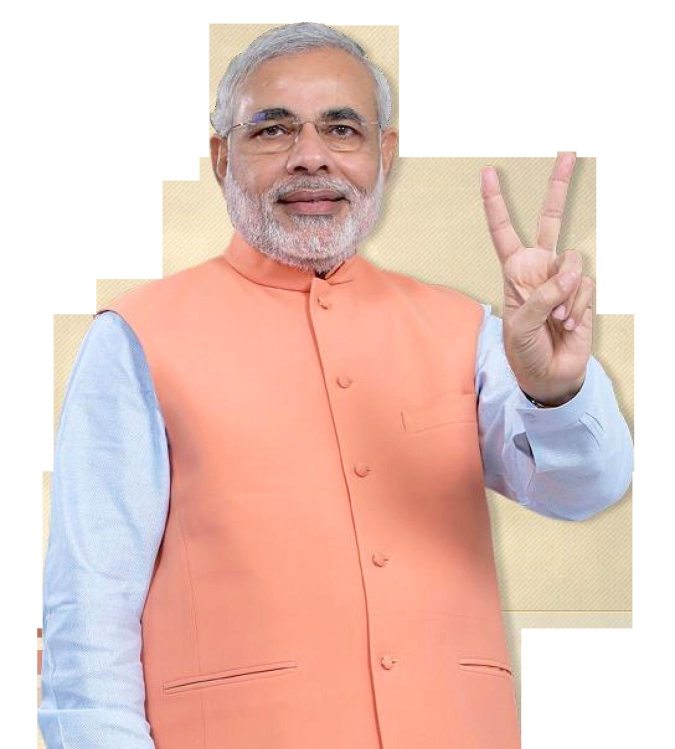
#> input picture renaming_resizing_images/add_textInImage/testingImages/1.jpg, 1350 x 1498 px, given in place of 700, which was not available (shown at 1/2 size); the run also reads 1 picture not shown here
$ python finalConverter.py
#> lines starting #> are read from the running program, lines starting #| are printed output that depends on the picture
## Installation of PIL file
## Run this script in the . dir
## installation from source
#wget https://github.com/python-pillow/Pillow/archive/master.zip
#unzip master.zip
#cd Pillow-master/
#python setup.py install
#python3
# >>>import PIL "check PIL"
#ctrl + d

from PIL import Image
import os

## os is mainly used for the change/Move in directory
## create dirs for the images
def create_project_dirs(directory):
    if not os.path.exists(directory):
        print('create project ' + directory)
        os.makedirs(directory)


# create function for the directory
# create_project_dirs('300')
create_project_dirs('700')
create_project_dirs('compressed')

## resize images in which you want
# size_300 = (300,300) ## 300 pixel file sizes
size_700 = (700,700) ## 700 pixel file sizes

##
for f in os.listdir('.'):
    if f.endswith('.jpg'):
        i = Image.open(f)               ## creating an image object of each image
        fn, fext = os.path.splitext(f)  ## split the fist name for each image
        # print(fn)
        # print(fext)
        i.save('compressed/{}{}'.format(fn,fext)) ##Now save them in .png image with same as fist name
        # i.thumbnail(size_300)
        # i.save('300/{}{}'.format(fn,fext))

        i.thumbnail(size_700)
        i.save('700/{}{}'.format(fn,fext))
    else:
        i = Image.open(f)               ## creating an image object of each image
#> i is the input picture: PIL image 1350x1498 RGB; mean R, G, B 233.7, 202.8, 194.5
        fn, fext = os.path.splitext(f)  ## split the fist name for each image
        # print(fn)
        # print(fext)
        i.save('compressed/{}{}'.format(fn,fext)) ##Now save them in .png image with same as fist name
        # i.thumbnail(size_300)
        # i.save('300/{}{}'.format(fn,fext))

        i.thumbnail(size_700)
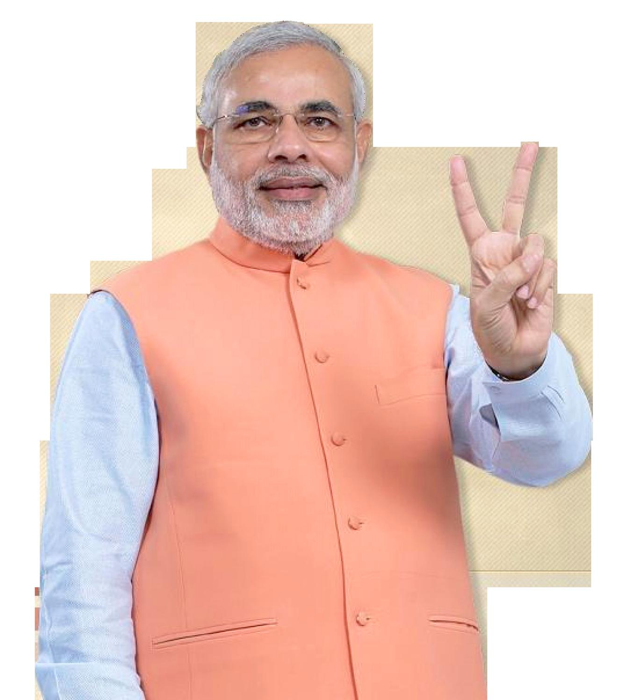
#> i: PIL image 631x700 RGB; mean R, G, B 233.7, 202.8, 194.5
        i.save('700/{}{}'.format(fn,fext))
#> pass 2 of the loop `for f in os.listdir('.'):`:
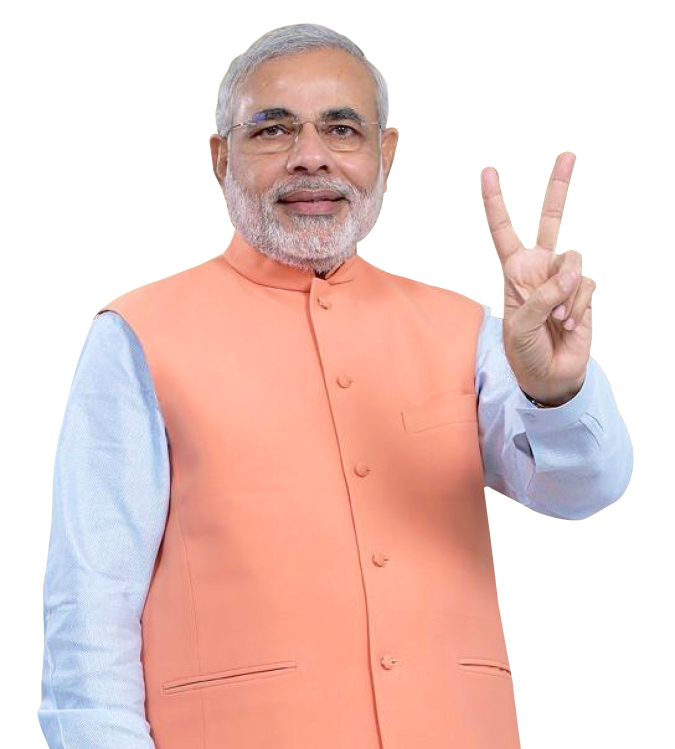
#> input picture renaming_resizing_images/add_textInImage/testingImages/1.png, 1350 x 1498 px, given in place of compressed, which was not available (shown at 1/2 size)
#> i is the input picture: PIL image 1350x1498 RGBA; mean R, G, B, A 233.8, 202.8, 194.5, 139.8
#> `i.thumbnail(size_700)`:
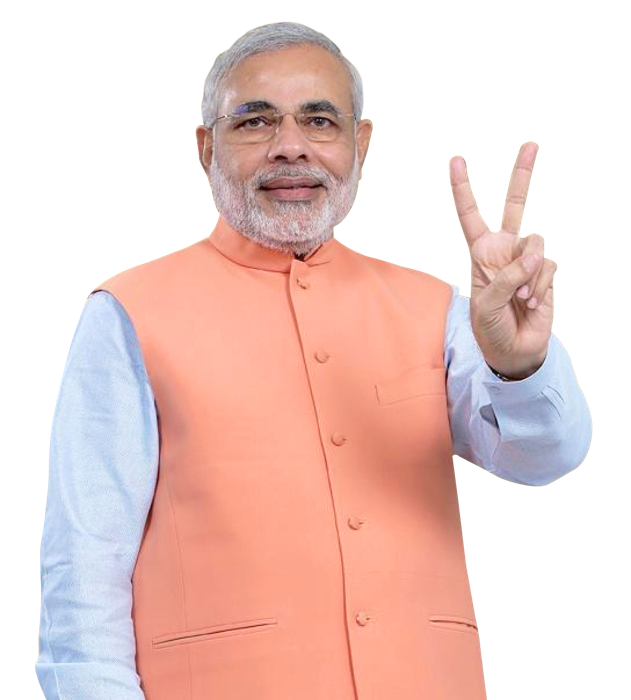
#> i: PIL image 631x700 RGBA; mean R, G, B, A 123, 93.7, 88.8, 139.8; transparent parts drawn white
#> (the run stopped early here; a loop or call above may not have finished)
